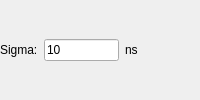
       <widget class="QWidget" name="page_5">
        <layout class="QHBoxLayout" name="horizontalLayout_21">
         <property name="leftMargin">
          <number>0</number>
         </property>
         <property name="topMargin">
          <number>0</number>
         </property>
         <property name="rightMargin">
          <number>0</number>
         </property>
         <property name="bottomMargin">
          <number>0</number>
         </property>
         <item>
          <widget class="QLabel" name="label_3">
           <property name="text">
            <string>Sigma:</string>
           </property>
          </widget>
         </item>
         <item>
          <widget class="QLineEdit" name="ledTimeSpreadSigma">
           <property name="maximumSize">
            <size>
             <width>75</width>
             <height>16777215</height>
            </size>
           </property>
           <property name="text">
            <string>10</string>
           </property>
          </widget>
         </item>
         <item>
          <widget class="QLabel" name="label_4">
           <property name="text">
            <string>ns</string>
           </property>
          </widget>
         </item>
         <item>
          <spacer name="horizontalSpacer_13">
           <property name="orientation">
            <enum>Qt::Horizontal</enum>
           </property>
           <property name="sizeHint" stdset="0">
            <size>
             <width>40</width>
             <height>20</height>
            </size>
           </property>
          </spacer>
         </item>
        </layout>
       </widget>
